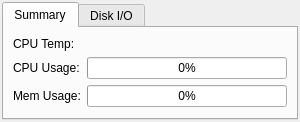
<?xml version="1.0" encoding="UTF-8"?>
<ui version="4.0">
 <class>MonitorWidget</class>
 <widget class="QWidget" name="MonitorWidget">
  <property name="geometry">
   <rect>
    <x>0</x>
    <y>0</y>
    <width>300</width>
    <height>122</height>
   </rect>
  </property>
  <property name="windowTitle">
   <string>Form</string>
  </property>
  <layout class="QHBoxLayout" name="horizontalLayout">
   <property name="leftMargin">
    <number>2</number>
   </property>
   <property name="topMargin">
    <number>2</number>
   </property>
   <property name="rightMargin">
    <number>2</number>
   </property>
   <property name="bottomMargin">
    <number>2</number>
   </property>
   <item>
    <widget class="QTabWidget" name="tabWidget">
     <property name="currentIndex">
      <number>0</number>
     </property>
     <widget class="QWidget" name="tab_summary">
      <attribute name="title">
       <string>Summary</string>
      </attribute>
      <layout class="QFormLayout" name="formLayout">
       <item row="0" column="0">
        <widget class="QLabel" name="label">
         <property name="text">
          <string>CPU Temp:</string>
         </property>
        </widget>
       </item>
       <item row="0" column="1">
        <widget class="QLabel" name="label_temps">
         <property name="text">
          <string notr="true"/>
         </property>
        </widget>
       </item>
       <item row="1" column="0">
        <widget class="QLabel" name="label_2">
         <property name="text">
          <string>CPU Usage:</string>
         </property>
        </widget>
       </item>
       <item row="1" column="1">
        <widget class="QProgressBar" name="progress_cpu">
         <property name="value">
          <number>0</number>
         </property>
        </widget>
       </item>
       <item row="2" column="0">
        <widget class="QLabel" name="label_3">
         <property name="text">
          <string>Mem Usage:</string>
         </property>
        </widget>
       </item>
       <item row="2" column="1">
        <widget class="QProgressBar" name="progress_mem">
         <property name="value">
          <number>0</number>
         </property>
        </widget>
       </item>
      </layout>
     </widget>
     <widget class="QWidget" name="tab_disks">
      <attribute name="title">
       <string>Disk I/O</string>
      </attribute>
      <layout class="QVBoxLayout" name="verticalLayout">
       <property name="leftMargin">
        <number>0</number>
       </property>
       <property name="topMargin">
        <number>0</number>
       </property>
       <property name="rightMargin">
        <number>0</number>
       </property>
       <property name="bottomMargin">
        <number>0</number>
       </property>
       <item>
        <widget class="QScrollArea" name="scrollArea">
         <property name="frameShape">
          <enum>QFrame::NoFrame</enum>
         </property>
         <property name="widgetResizable">
          <bool>true</bool>
         </property>
         <widget class="QWidget" name="scrollAreaWidgetContents">
          <property name="geometry">
           <rect>
            <x>0</x>
            <y>0</y>
            <width>292</width>
            <height>89</height>
           </rect>
          </property>
          <layout class="QVBoxLayout" name="verticalLayout_2">
           <item>
            <widget class="QLabel" name="label_diskinfo">
             <property name="text">
              <string notr="true"/>
             </property>
             <property name="alignment">
              <set>Qt::AlignLeading|Qt::AlignLeft|Qt::AlignTop</set>
             </property>
             <property name="wordWrap">
              <bool>true</bool>
             </property>
            </widget>
           </item>
          </layout>
         </widget>
        </widget>
       </item>
      </layout>
     </widget>
    </widget>
   </item>
  </layout>
 </widget>
 <resources/>
 <connections/>
</ui>
